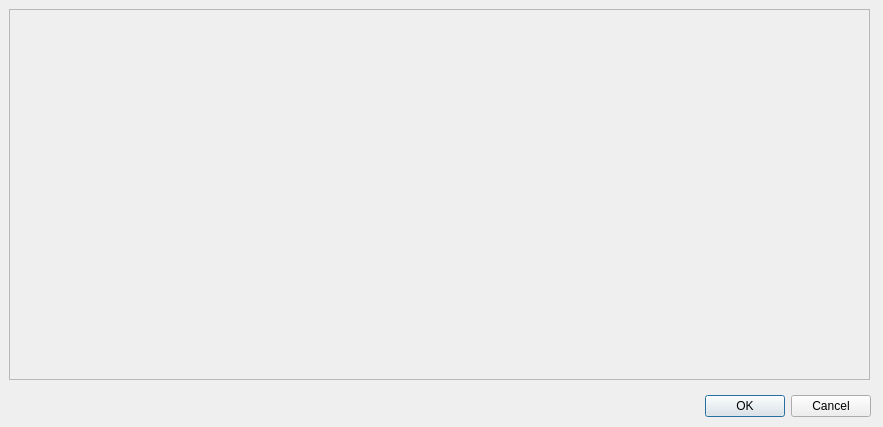
<?xml version="1.0" encoding="UTF-8"?>
<ui version="4.0">
 <class>OrganizeDialog</class>
 <widget class="QDialog" name="OrganizeDialog">
  <property name="geometry">
   <rect>
    <x>0</x>
    <y>0</y>
    <width>883</width>
    <height>427</height>
   </rect>
  </property>
  <property name="windowTitle">
   <string>Dialog</string>
  </property>
  <widget class="QDialogButtonBox" name="buttonBox">
   <property name="geometry">
    <rect>
     <x>530</x>
     <y>390</y>
     <width>341</width>
     <height>32</height>
    </rect>
   </property>
   <property name="orientation">
    <enum>Qt::Horizontal</enum>
   </property>
   <property name="standardButtons">
    <set>QDialogButtonBox::Cancel|QDialogButtonBox::Ok</set>
   </property>
  </widget>
  <widget class="QScrollArea" name="scrollArea">
   <property name="geometry">
    <rect>
     <x>9</x>
     <y>9</y>
     <width>861</width>
     <height>371</height>
    </rect>
   </property>
   <property name="widgetResizable">
    <bool>true</bool>
   </property>
   <widget class="QWidget" name="scrollAreaWidgetContents">
    <property name="geometry">
     <rect>
      <x>0</x>
      <y>0</y>
      <width>857</width>
      <height>367</height>
     </rect>
    </property>
   </widget>
  </widget>
  <widget class="QWidget" name="verticalLayoutWidget">
   <property name="geometry">
    <rect>
     <x>540</x>
     <y>390</y>
     <width>131</width>
     <height>31</height>
    </rect>
   </property>
   <layout class="QVBoxLayout" name="verticalLayout"/>
  </widget>
 </widget>
 <resources/>
 <connections>
  <connection>
   <sender>buttonBox</sender>
   <signal>accepted()</signal>
   <receiver>OrganizeDialog</receiver>
   <slot>accept()</slot>
   <hints>
    <hint type="sourcelabel">
     <x>248</x>
     <y>254</y>
    </hint>
    <hint type="destinationlabel">
     <x>157</x>
     <y>274</y>
    </hint>
   </hints>
  </connection>
  <connection>
   <sender>buttonBox</sender>
   <signal>rejected()</signal>
   <receiver>OrganizeDialog</receiver>
   <slot>reject()</slot>
   <hints>
    <hint type="sourcelabel">
     <x>316</x>
     <y>260</y>
    </hint>
    <hint type="destinationlabel">
     <x>286</x>
     <y>274</y>
    </hint>
   </hints>
  </connection>
 </connections>
</ui>
